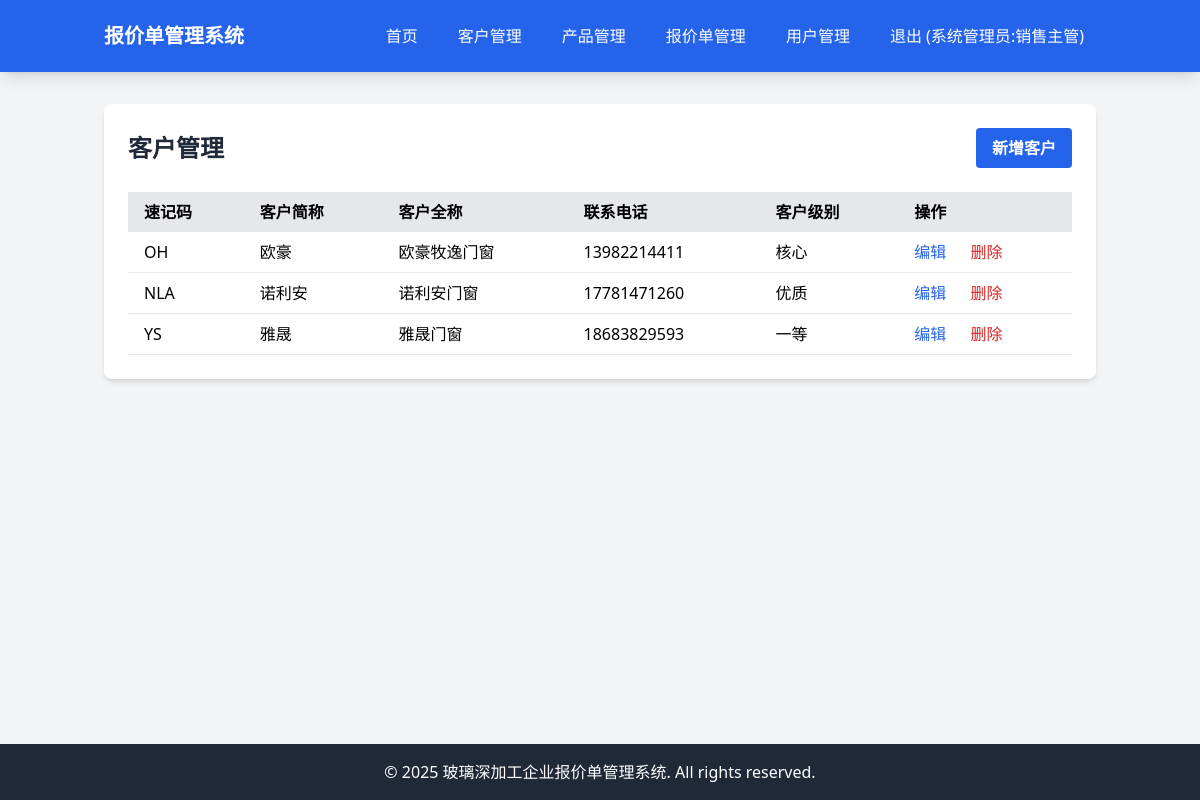
The page /customers (signed in) on the database its author committed.
### tables this page shows
CREATE TABLE customers (id INTEGER PRIMARY KEY AUTOINCREMENT, code VARCHAR(10), short_name VARCHAR(100), full_name VARCHAR(200), address TEXT, phone VARCHAR(20), company_name VARCHAR(200), credit_code VARCHAR(50), bank VARCHAR(100), account_number VARCHAR(100), level VARCHAR(50), created_at DATETIME DEFAULT CURRENT_TIMESTAMP, updated_at DATETIME DEFAULT CURRENT_TIMESTAMP);

### app/Controllers/Controller.php (called while the page is built, shortened)
<?php
class Controller
{
    protected $view;
    public function __construct()
    {
        $this->view = new View();
    }
    protected function render($view, $data = [])
    {
        return $this->view->render($view, $data);
    }
}

### app/Controllers/CustomerController.php (called while the page is built, shortened)
<?php
class CustomerController extends Controller
{
    protected $customer;
    public function __construct()
    {
        $this->customer = new Customer();
    }
    public function index()
    {
        $customers = $this->customer->all();
        return $this->render('customers/index', ['customers' => $customers]);
    }
}

### app/Models/Model.php (called while the page is built, shortened)
<?php
abstract class Model
{
    protected $connection;
    protected $table;
    public function __construct()
    {
        $this->connection = $this->getConnection();
    }
    protected function getConnection()
    {
        static $pdo = null;
        if ($pdo === null) {
            $config = require __DIR__ . '/../../config/database.php';
            $dbConfig = $config['connections'][$config['default']];
            if ($dbConfig['driver'] === 'mysql') {
                $dsn = "mysql:host={$dbConfig['host']};port={$dbConfig['port']};dbname={$dbConfig['database']};charset={$dbConfig['charset']}";
                $username = $dbConfig['username'] ?? '';
                $password = $dbConfig['password'] ?? '';
                $pdo = new PDO($dsn, $username, $password);
            } else {
                $dsn = "sqlite:{$dbConfig['database']}";
                $pdo = new PDO($dsn);
            }
            $pdo->setAttribute(PDO::ATTR_ERRMODE, PDO::ERRMODE_EXCEPTION);
            $pdo->setAttribute(PDO::ATTR_DEFAULT_FETCH_MODE, PDO::FETCH_ASSOC);
        }
        return $pdo;
    }
    public function all()
    {
        $stmt = $this->connection->prepare("SELECT * FROM {$this->table}");
        $stmt->execute();
        return $stmt->fetchAll();
    }
}

### resources/views/customers/index.php (the view)
<div class="bg-white rounded-lg shadow-md p-6">
    <div class="flex justify-between items-center mb-6">
        <h1 class="text-2xl font-bold text-gray-800">客户管理</h1>
        <a href="/customers/create" class="bg-blue-600 hover:bg-blue-700 text-white font-bold py-2 px-4 rounded">
            新增客户
        </a>
    </div>
    <div class="overflow-x-auto">
        <table class="min-w-full bg-white">
            <thead class="bg-gray-200">
                <tr>
                    <th class="py-2 px-4 text-left">速记码</th>
                    <th class="py-2 px-4 text-left">客户简称</th>
                    <th class="py-2 px-4 text-left">客户全称</th>
                    <th class="py-2 px-4 text-left">联系电话</th>
                    <th class="py-2 px-4 text-left">客户级别</th>
                    <th class="py-2 px-4 text-left">操作</th>
                </tr>
            </thead>
            <tbody>
                <?php foreach ($customers as $customer): ?>
                <tr class="border-b">
                    <td class="py-2 px-4"><?= htmlspecialchars($customer['code']) ?></td>
                    <td class="py-2 px-4"><?= htmlspecialchars($customer['short_name']) ?></td>
                    <td class="py-2 px-4"><?= htmlspecialchars($customer['full_name']) ?></td>
                    <td class="py-2 px-4"><?= htmlspecialchars($customer['phone']) ?></td>
                    <td class="py-2 px-4"><?= htmlspecialchars($customer['level']) ?></td>
                    <td class="py-2 px-4">
                        <a href="/customers/edit/<?= $customer['id'] ?>" class="text-blue-600 hover:text-blue-900 mr-5">编辑</a>
                        <a href="/customers/delete/<?= $customer['id'] ?>" class="text-red-600 hover:text-red-900"
                           onclick="return confirm('确定要删除这个客户吗？')">删除</a>
                    </td>
                </tr>
                <?php endforeach; ?>
            </tbody>
        </table>
    </div>
</div>

### rows shown on the page
customers: code "OH", short_name "欧豪", full_name "欧豪牧逸门窗", phone "13982214411", level "核心"
customers: code "NLA", short_name "诺利安", full_name "诺利安门窗", phone "17781471260", level "优质"
customers: code "YS", short_name "雅晟", full_name "雅晟门窗", phone "18683829593", level "一等"

### other values the page prints
$_SESSION['name'] "系统管理员"
$_SESSION['role'] "销售主管"
